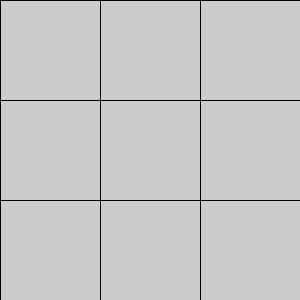
Frame 1 (no input)
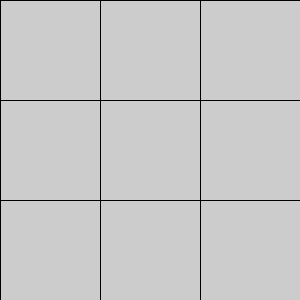
Frame 60 (the mouse pressed at the canvas centre just before this capture)
Frame 120 (the mouse held since frame 60 and released just before this capture): identical to frame 60, image omitted

The Processing sketch that drew these frames (run headless with seeded random() and noise(); from frame 60 on, the mouse is pressed at the canvas centre):

// Processing sketch: win_sequence_workinggg
// ── win_sequence_workinggg.pde
int squaresFilled = 0;
int turn = 0;

//0 = niks
//1 = player1
//2 = player2
//int player
boolean player1 = true ;
int activeSquare = 0;

void switchPlayers() {

  if (player1) {
    player1 = !player1;
  } else {
    player1 = true;
  }
  win();
}

int[] board = new int[9];
/*
void testWin() {
 
 
 board[0]=2;
 board[1]=0;
 board[2]=0;
 board[3]=0;
 board[4]=2;
 board[5]=0;
 board[6]=0;
 board[7]=0;
 board[8]=2;
 win();
 resetBoard();
 
 
 board[0]=0;
 board[1]=0;
 board[2]=2;
 board[3]=0;
 board[4]=2;
 board[5]=0;
 board[6]=2;
 board[7]=0;
 board[8]=0;
 win();
 resetBoard();
 
 
 board[0]=2;
 board[1]=0;
 board[2]=0;
 board[3]=2;
 board[4]=0;
 board[5]=0;
 board[6]=2;
 board[7]=0;
 board[8]=0;
 win();
 resetBoard();
 
 
 board[0]=0;
 board[1]=2;
 board[2]=1;
 board[3]=1;
 board[4]=2;
 board[5]=0;
 board[6]=0;
 board[7]=2;
 board[8]=1;
 win();
 resetBoard();
 
 
 board[0]=0;
 board[1]=0;
 board[2]=2;
 board[3]=1;
 board[4]=1;
 board[5]=2;
 board[6]=1;
 board[7]=0;
 board[8]=2;
 win();
 resetBoard();
 
 board[0]=1;
 board[1]=1;
 board[2]=1;
 board[3]=0;
 board[4]=0;
 board[5]=0;
 board[6]=0;
 board[7]=0;
 board[8]=0;
 win();
 resetBoard();
 
 board[0]=0;
 board[1]=0;
 board[2]=0;
 board[3]=1;
 board[4]=1;
 board[5]=1;
 board[6]=0;
 board[7]=0;
 board[8]=0;
 win();
 resetBoard();
 
 board[0]=0;
 board[1]=0;
 board[2]=0;
 board[3]=0;
 board[4]=0;
 board[5]=0;
 board[6]=1;
 board[7]=1;
 board[8]=1;
 win();
 resetBoard();
 }
 
 void resetBoard() {
 for (int i=0; i<9; i++) {
 board[i]=0;
 }
 }
 
 */
void setup() {
  size(300, 300);
  switchPlayers();
  win();

  //testWin();
}
void draw() {
  //PlayerTurns();
  drawGrid();
}

void win() {
  for (int i = 0; i<3; i++) {
    // should make a win board because otherwise both tie and win screens are the same ...

    //vertical win
    if (board[i] != 0 && board[0+i] == board[3+i] && board[3+i] == board[6+i]) {
      println("WIN! explosion still happens anyway");
      gameOverScreen();
      return;
    }
  }
  //horizontal win
  if (board[0]!= 0 && board[0] == board[1] && board[1] == board[2]) {
    println("win. no explosion");
    gameOverScreen();
    return;

    //2nd row
  } else if (board[3]!= 0 && board[3] == board[4] && board[4] == board[5]) {
    println("win. no explosion");
    gameOverScreen();
    return;

    //3rd row
  } else if (board[6]!= 0 && board[6] == board[7] && board[7] == board[8]) {
    println("win. no explosion");
    gameOverScreen();
    return;

    //top-LEFT to bottom-RIGHT diagonal win
  } else if (board[0] != 0 && board[0] == board[4] && board[4] == board[8]) {
    println("DIAGONAL WINNN WTH");
    gameOverScreen();
    return;

    //top-RIGHT to bottom-LEFT diagonal win
  } else if (board[2] != 0 && board[2] == board[4] && board[4] == board[6]) {
    println("OTHER DIAGONAL WINNN WTH");
    gameOverScreen();
    return;
  }
}


int playerBoardNumber = 0;
void mousePressed() {
  squaresFilled++;
  if (player1) {
    playerBoardNumber = 1;
    rect(mouseX, (mouseY), 50, 50);
  } else {
    playerBoardNumber =2;
    ellipse(mouseX, mouseY, 50, 50);
  }

  if (squaresFilled == 9) {
    //nog 2 ifs waarin 1 staat dat er geen win is en dus een tie en de anders waar wel een win is. anders zal er altijd its a tie bij staan
    println("ITS A TIE SORRY");
    gameOverScreen();
  }
  
}


void mouseReleased() {

  if (mouseX >0 && mouseX <100 && mouseY >0 && mouseY<100) {
    board[0] = playerBoardNumber;
    println(board[0]);
  }
  if (mouseX >100 && mouseX <200 && mouseY >0 && mouseY<100) {
    board[1] = playerBoardNumber;
    println(board[1]);
  }
  if (mouseX >200 && mouseX <300 && mouseY >0 && mouseY<100) {
    board[2] = playerBoardNumber;
    println(board[2]);
  }
  if (mouseX >0 && mouseX <100 && mouseY >100 && mouseY<200) {
    board[3] = playerBoardNumber;
    println(board[3]);
  }
  if (mouseX >100 && mouseX <200 && mouseY >100 && mouseY<200) {
    board[4] = playerBoardNumber;
    println(board[4]);
  }
  if (mouseX >200 && mouseX <300 && mouseY >100 && mouseY<200) {
    board[5] = playerBoardNumber;
    println(board[5]);
  }
  if (mouseX >0 && mouseX <100 && mouseY >200 && mouseY<300) {
    board[6] = playerBoardNumber;
    println(board[6]);
  }
  if (mouseX >100 && mouseX <200 && mouseY >200 && mouseY<300) {
    board[7] = playerBoardNumber;
    println(board[7]);
  }
  if (mouseX >200 && mouseX <300 && mouseY >200 && mouseY<300) {
    board[8] = playerBoardNumber;
    println(board[8]);
  }
  player1 = !player1;
  win();
  println(board);
}


void gameOverScreen() {
  int w = width;
  int h = height;
  background(115);
  fill(255);
  textSize(20);
  textAlign(CENTER, CENTER);
  text("Game Over!", w/2, h/2);
}

void drawGrid() {
  for (int X = 0; X< width; X = X+100) {
    stroke(0);
    line(X, 0, X, height);
  }
  for (int Y = 0; Y< height; Y = Y+100) {
    stroke(0);
    line(0, Y, width, Y);
  }
}
/*void PlayerTurns(){
 background(0);
 
 if (mousePressed){
 if(turn == 1){
 text("X",mouseX,50);
 turn = 2;
 }else {
 text("O",50,mouseY);
 turn = 1;
 }
 }
 }
 */
